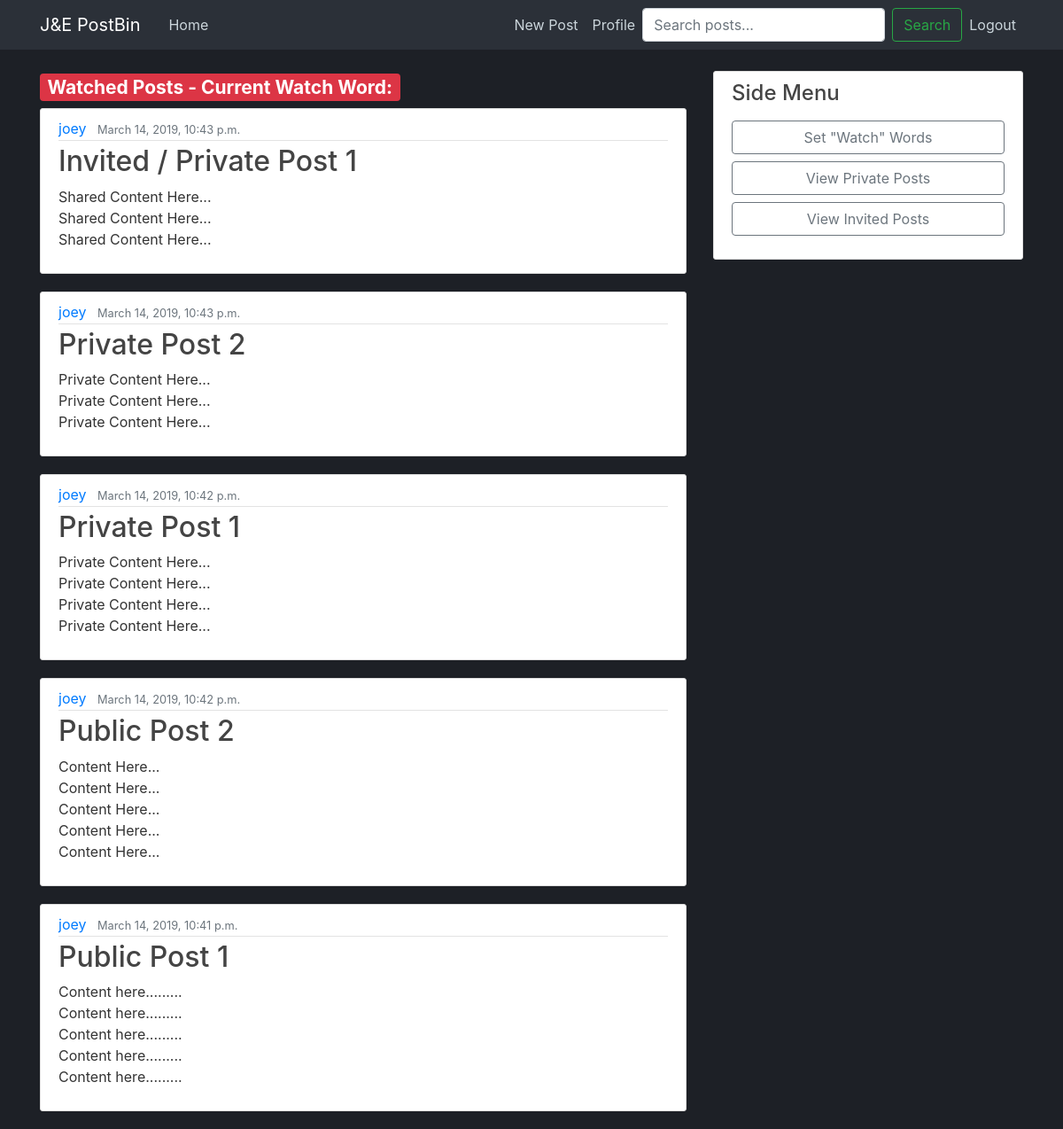
/post/watch (signed in), run on the app's committed database.
### post/models.py (models this page shows, shortened)
class Post(models.Model):
    title = models.CharField(max_length=50)
    content = models.TextField()
    private = models.BooleanField(default=True)
    invite = models.CharField(max_length=20, blank=True, null=True)
    date_posted = models.DateTimeField(default=timezone.now)
    expires = models.DateTimeField (blank=True, null=True)
    author = models.ForeignKey(User, on_delete=models.CASCADE)

### post/views.py (the view)
# urls.py: path('post/', PostListView.as_view(), name='posts'),
class PostListView(ListView):
    model = Post
    template_name = 'post/home.html'
    context_object_name = 'posts'
    ordering = ['-date_posted']

### post/templates/post/watch_words.html
{% extends "post/base.html" %}
{% block content %}
{% if user.is_authenticated %}
<h3><span class="badge badge-danger">Watched Posts - Current Watch Word: {{ watch }}</span></h3>
    {% for post in posts %}
      <article class="media content-section">
        <div class="media-body">
          <div class="article-metadata">
            <a class="mr-2" href="#">{{ post.author }}</a>
            <small class="text-muted">{{ post.date_posted }}</small>
          </div>
          <h2><a class="article-title" href="{% url 'post-detail' post.id %}">{{ post.title }}</a></h2>
          <p class="article-content">{{ post.content }}</p>
        </div>
      </article>
    {% endfor %}
{% else %}
  <div class="alert alert-info" role="alert">
    <strong>Welcome!</strong> Please create an account to create posts and more.
    Select "Login" to login to an existing account or "Register" to create a new
    account. See the top right of the navbar.
  </div>
{% endif %}
{% endblock %}

### post/static/post/main.css (style rules this page uses)
body { background: #1d2026; color: #333333; margin-top: 5rem; }
h1, h2, h3, h4, h5, h6 { color: #444444; }
.content-section { background: #ffffff; padding: 10px 20px; border: 1px solid #dddddd; border-radius: 3px; margin-bottom: 20px; }
.article-title { color: #444444; }
.article-content { white-space: pre-line; }
.article-metadata { padding-bottom: 1px; margin-bottom: 4px; border-bottom: 1px solid #e3e3e3 }

### data on the page
Post: author "joey", date_posted "March 14, 2019, 10:43 p.m.", title "Invited / Private Post 1", content "Shared Content Here... Shared Content Here... Shared Content Here..."
Post: author "joey", date_posted "March 14, 2019, 10:43 p.m.", title "Private Post 2", content "Private Content Here... Private Content Here... Private Content Here..."
Post: author "joey", date_posted "March 14, 2019, 10:42 p.m.", title "Private Post 1", content "Private Content Here... Private Content Here... Private Content Here... Private Content Here..."
Post: author "joey", date_posted "March 14, 2019, 10:42 p.m.", title "Public Post 2", content "Content Here... Content Here... Content Here... Content Here... Content Here..."
Post: author "joey", date_posted "March 14, 2019, 10:41 p.m.", title "Public Post 1", content "Content here......... Content here......... Content here......... Content here......... Content here........."
